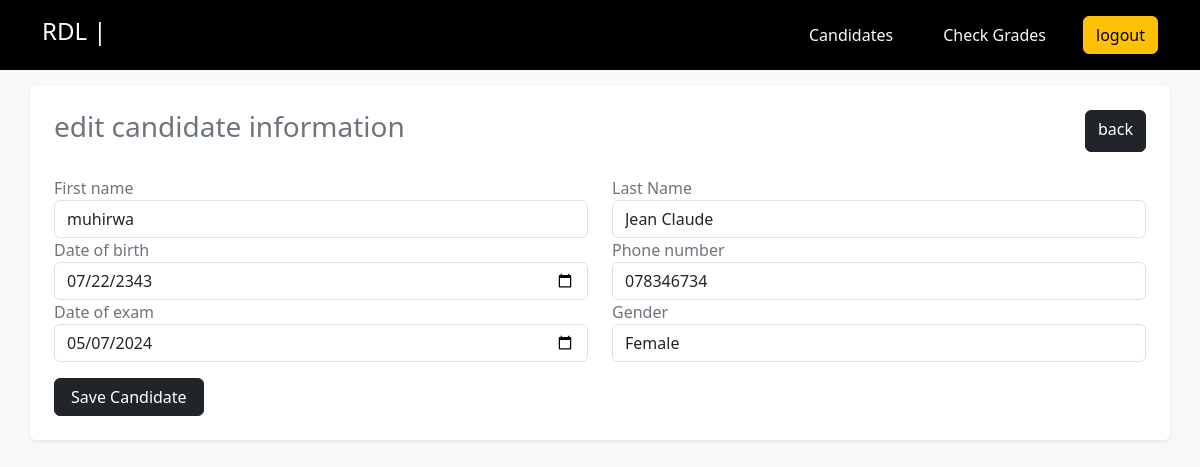
/admin/editCandidate.php?id=12000348378232, run on the app's committed database.
### tables this page shows
CREATE TABLE `candidate` (
  `candidateNationalId` varchar(16) NOT NULL,
  `firstName` text NOT NULL,
  `lastName` text NOT NULL,
  `gender` text NOT NULL,
  `dob` date NOT NULL DEFAULT current_timestamp(),
  `examDate` date NOT NULL DEFAULT current_timestamp(),
  `phoneNumber` varchar(10) NOT NULL
);

### admin/editCandidate.php (the view, shortened to what this page needs)
<?php
$user = $_SESSION['auth'];
require "../config/connection.php";
if ($_SERVER['REQUEST_METHOD'] == "GET") {
    $candidateId = $_GET['id'];
    $candidate = $conn
        ->query("SELECT * FROM `candidate` WHERE `candidateNationalId` = '$candidateId'")
        ->fetch_object();
}
?>
<!DOCTYPE html>
<html lang="en">
<head>
    <link rel="stylesheet" href="..\bootstrap\css\bootstrap.min.css">
</head>
<body class="bg-light text-secondary">
    <div class="bg-black text-white">
        <div class="container d-flex align-items-center justify-content-between">
            <h4>RDL | <?php echo $user->adminName; ?> </h4>
            <ul class="d-flex align-items-center gap-4 mt-3 list-unstyled">
                <li>
                    <a href="index.php" class="btn btn-link text-light text-decoration-none">Candidates</a>
                </li>
                <li>
                    <a href="grades.php" class="btn btn-link text-light text-decoration-none">Check Grades</a>
                </li>
                <li>
                    <a href="../auth/logout.php" class="btn btn-warning">logout</a>
                </li>
            </ul>
        </div>
    </div>
    <div class="container my-3 bg-white rounded shadow-sm p-4">
        <div class="d-flex justify-content-between mb-4">
            <h3>edit candidate information</h3>
            <a href="index.php" class="btn btn-dark">back</a>
        </div>
        <form method="post">
            <div class="row">
                <div class="col-md-6">
                    <div class="form-group">
                        <label for="">First name</label>
                        <input value="<?php echo $candidate->firstName; ?>" type="text" name="firstName" class="form-control" placeholder="ex: John">
                    </div>
                </div>
                <div class="col-md-6">
                    <div class="form-group">
                        <label for="">Last Name</label>
                        <input value="<?php echo $candidate->lastName; ?>" type="text" name="lastName" class="form-control" placeholder="ex: Doe">
                    </div>
                </div>
                <div class="col-md-6">
                    <div class="form-group">
                        <label for="">Date of birth</label>
                        <input value="<?php echo $candidate->dob; ?>" type="date" name="dob" class="form-control">
                    </div>
                </div>
                <div class="col-md-6">
                    <div class="form-group">
                        <label for="">Phone number</label>
                        <input value="<?php echo $candidate->phoneNumber; ?>" type="number" name="phoneNumber" class="form-control">
                    </div>
                </div>
                <div class="col-md-6">
                    <div class="form-group">
                        <label for="">Date of exam</label>
                        <input value="<?php echo $candidate->examDate; ?>" type="date" class="form-control" name="examDate">
                    </div>
                </div>
                <div class="col-md-6">
                    <div class="form-group">
                        <label for="">Gender</label>
                        <select name="gender" class="form-control">
                            <option value="Female" <?php echo $candidate->gender == "Female" ? "selected" : null; ?>>Female</option>
                        </select>
                    </div>
                </div>
                <div class="col-md-12">
                    <div class="form-group mt-3">
                        <button class="btn btn-dark px-3">Save Candidate</button>
                    </div>
                </div>
            </div>
        </form>
    </div>
</body>
</html>

### data on the page
candidate: firstName "muhirwa", lastName "Jean Claude", dob "07/22/2343", phoneNumber "078346734", examDate "05/07/2024", gender "Female"
